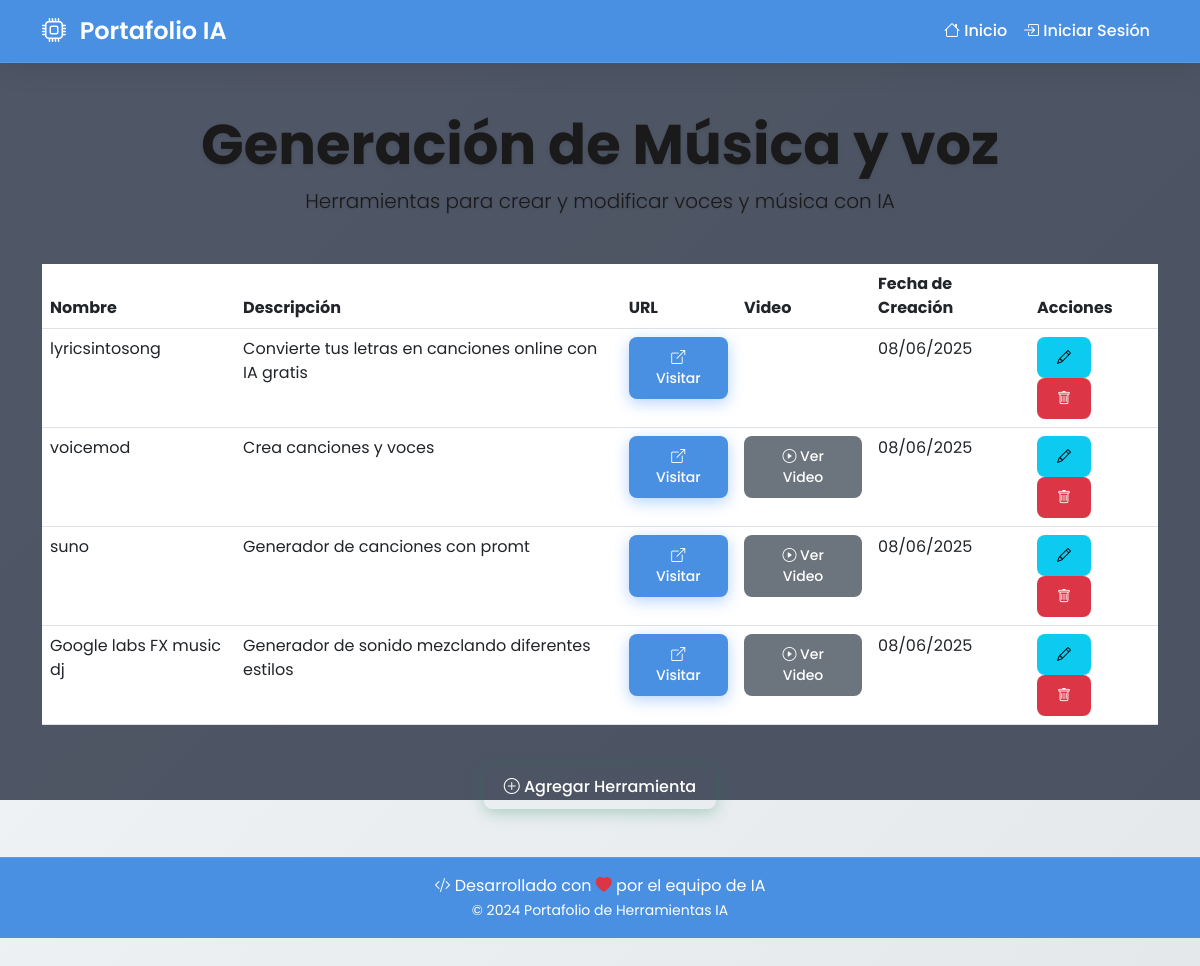
Screenshot of /categoria/2 with the database file from the repository.
### app.py (models this page shows, shortened)
class Categoria(db.Model):
    id = db.Column(db.Integer, primary_key=True)
    nombre = db.Column(db.String(100), nullable=False)
    descripcion = db.Column(db.Text)
    imagen = db.Column(db.String(200), nullable=True)
    herramientas = db.relationship('Herramienta', backref='categoria', lazy=True)

class Herramienta(db.Model):
    id = db.Column(db.Integer, primary_key=True)
    nombre = db.Column(db.String(100), nullable=False)
    descripcion = db.Column(db.Text)
    url = db.Column(db.String(200))
    imagen = db.Column(db.String(200))
    video = db.Column(db.String(200))
    categoria_id = db.Column(db.Integer, db.ForeignKey('categoria.id'), nullable=False)
    fecha_creacion = db.Column(db.DateTime, default=datetime.utcnow)

### app.py (the view)
@app.route('/categoria/<int:id>')
def categoria(id):
    categoria = Categoria.query.get_or_404(id)
    return render_template('categoria.html', categoria=categoria)

### app.py (called while the page is built)
@app.context_processor
def utility_processor():
    return {
        'categoria_imagen': get_categoria_imagen,
        'herramienta_imagen': get_herramienta_imagen
    }

### tema/templates/categoria.html (shortened to what this page needs)
{% extends "base.html" %}
{% block content %}
<div class="container py-5">
    <div class="text-center mb-5">
        <h1 class="display-4">{{ categoria.nombre }}</h1>
        <p class="lead">{{ categoria.descripcion }}</p>
    </div>
    <div class="table-responsive mb-4">
        <table class="table table-hover">
            <thead>
                <tr>
                    <th>Nombre</th>
                    <th>Descripción</th>
                    <th>URL</th>
                    <th>Video</th>
                    <th>Fecha de Creación</th>
                    <th>Acciones</th>
                </tr>
            </thead>
            <tbody>
                {% for herramienta in categoria.herramientas %}
                <tr>
                    <td>{{ herramienta.nombre }}</td>
                    <td>{{ herramienta.descripcion }}</td>
                    <td>
                        {% if herramienta.url %}
                        <a href="{{ herramienta.url }}" target="_blank" class="btn btn-sm btn-primary">
                            <i class="bi bi-box-arrow-up-right"></i> Visitar
                        </a>
                        {% endif %}
                    </td>
                    <td>
                        {% if herramienta.video %}
                        <a href="{{ herramienta.video }}" target="_blank" class="btn btn-sm btn-secondary">
                            <i class="bi bi-play-circle"></i> Ver Video
                        </a>
                        {% endif %}
                    </td>
                    <td>{{ herramienta.fecha_creacion.strftime('%d/%m/%Y') }}</td>
                    <td>
                        <button class="btn btn-sm btn-info me-2" onclick="editarHerramienta({{ herramienta.id }}, '{{ herramienta.nombre }}', '{{ herramienta.descripcion }}', '{{ herramienta.url }}', '{{ herramienta.video }}')">
                            <i class="bi bi-pencil"></i>
                        </button>
                        <button class="btn btn-sm btn-danger" onclick="eliminarHerramienta({{ herramienta.id }})">
                            <i class="bi bi-trash"></i>
                        </button>
                    </td>
                </tr>
                {% endfor %}
            </tbody>
        </table>
    </div>
    <div class="text-center mt-4">
        <button type="button" class="btn btn-success" onclick="mostrarFormulario()">
            <i class="bi bi-plus-circle"></i> Agregar Herramienta
        </button>
    </div>
</div>
{% endblock %}

### static/css/style.css (style rules this page uses)
:root { --primary-color: #4a90e2; --secondary-color: #2c3e50; --accent-color: #e74c3c; --text-dark: #1a1a1a; --text-light: #ffffff; --background-color: #f5f7fa; --card-bg: rgba(255, 255, 255, 0.7); --hover-bg: rgba(255, 255, 255, 0.9); --shadow-color: rgba(0, 0, 0, 0.1); --gradient-start: #f5f7fa; --gradient-end: #e4e8eb; }
body { font-family: 'Poppins', sans-serif; background: linear-gradient(135deg, var(--gradient-start), var(--gradient-end)); color: var(--text-dark); min-height: 100vh; position: relative; padding-bottom: 60px; }
.btn { border-radius: 8px; padding: 10px 20px; font-weight: 500; transition: all 0.3s ease; border: none; }
.btn-primary { background: var(--primary-color); box-shadow: 0 4px 15px rgba(13, 110, 253, 0.3); color: var(--text-light); }
.btn-success { background: var(--success-color); box-shadow: 0 4px 15px rgba(25, 135, 84, 0.3); color: var(--text-light); }
.display-4 { color: var(--text-dark); font-weight: 700; text-shadow: 0 2px 4px rgba(0, 0, 0, 0.1); }
.lead { color: var(--text-dark); opacity: 1; text-shadow: 0 1px 2px rgba(0, 0, 0, 0.1); }

### rows the page displays
Categoria: nombre "Generación de Música y voz", descripcion "Herramientas para crear y modificar voces y música con IA"
Herramienta: nombre "lyricsintosong", descripcion "Convierte tus letras en canciones online con IA gratis", fecha_creacion "08/06/2025"
Herramienta: nombre "voicemod", descripcion "Crea canciones y voces", fecha_creacion "08/06/2025"
Herramienta: nombre "suno", descripcion "Generador de canciones con promt", fecha_creacion "08/06/2025"
Herramienta: nombre "Google labs FX music dj", descripcion "Generador de sonido mezclando diferentes estilos", fecha_creacion "08/06/2025"
